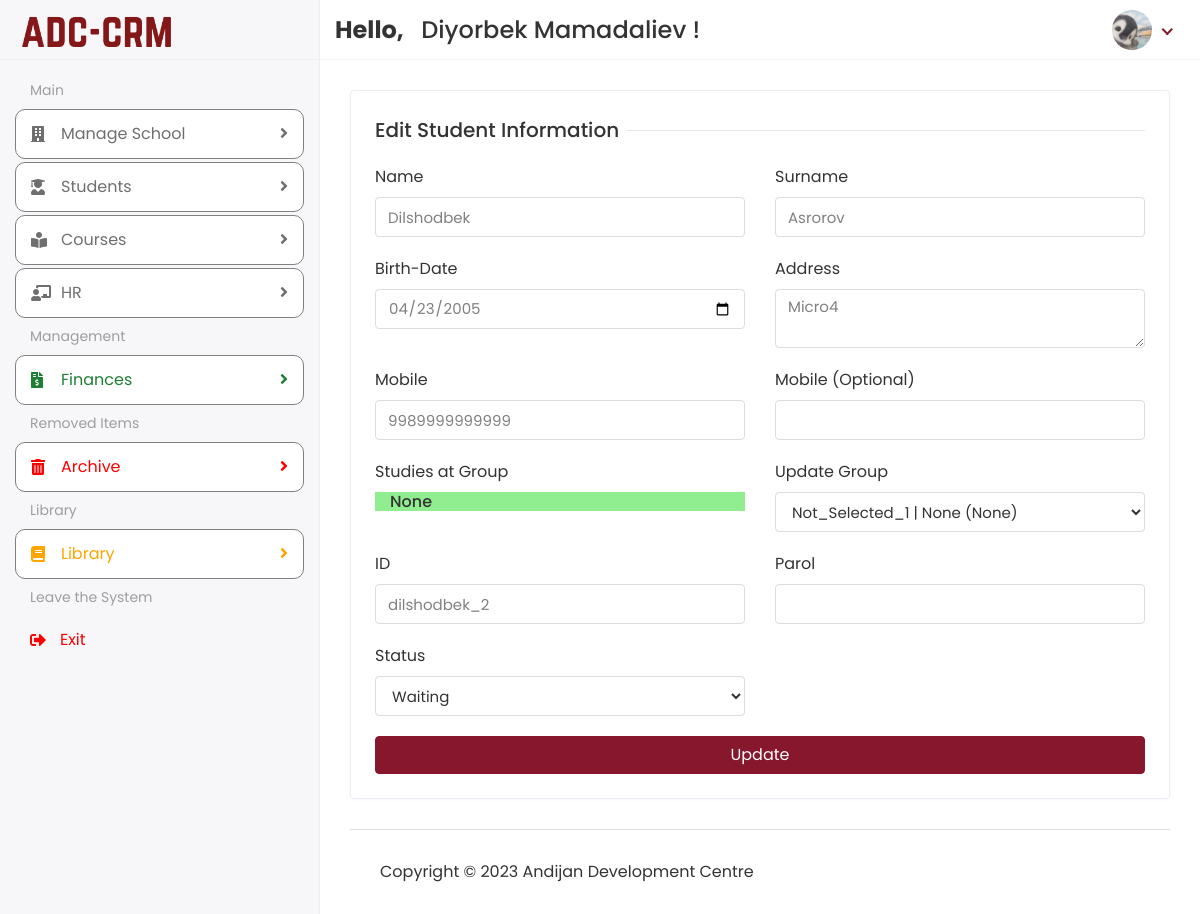
The page /Hod/Student/Edit/1 (signed in) on the database as committed earlier.
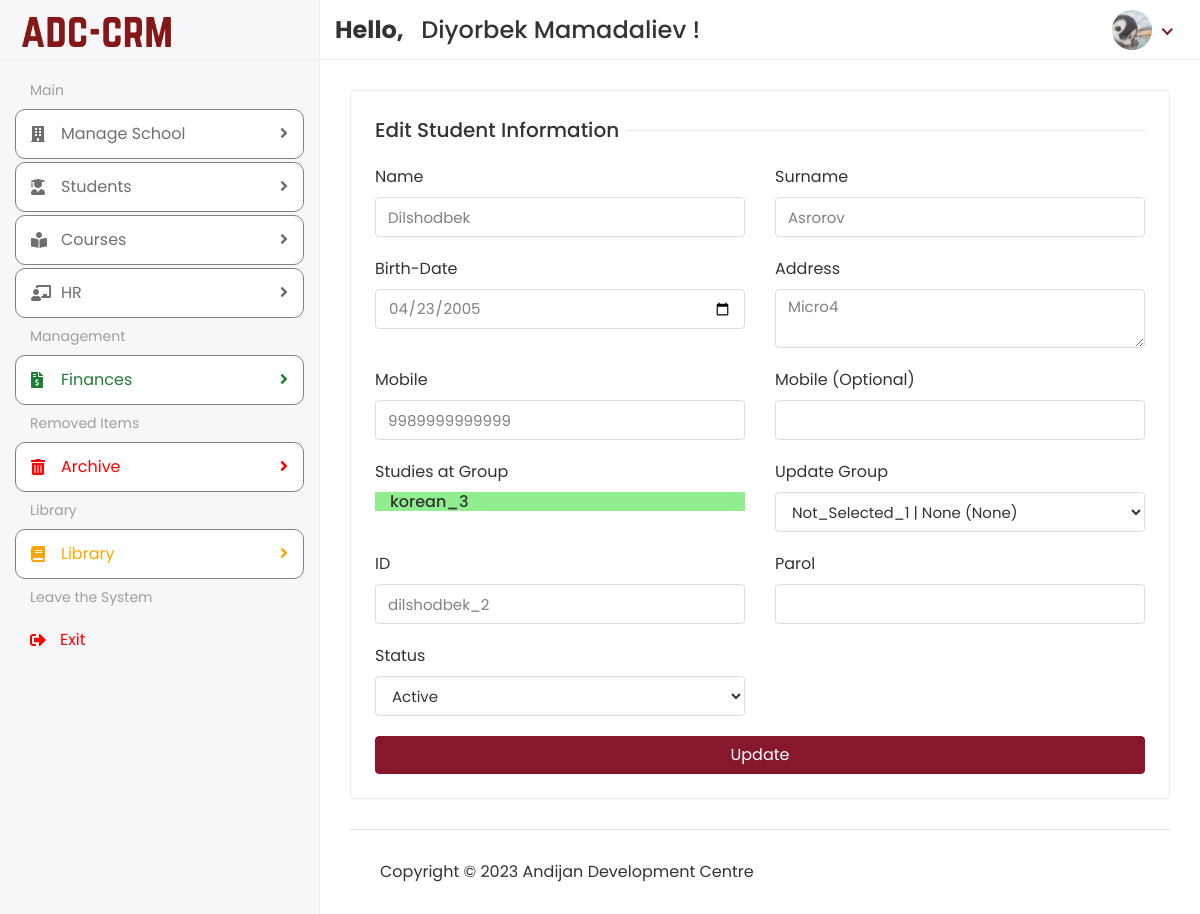
The same page on the database as committed later.
### app/models.py (models this page shows, shortened)
class Student(models.Model):
    admin = models.OneToOneField(customUser, on_delete=models.CASCADE)
    mobile = models.CharField(max_length=14)
    mobiletwo = models.CharField(max_length=14)
    preferred_course = models.CharField(max_length=30, blank=True, null=True)
    preferred_level = models.CharField(max_length=30, blank=True, null=True)
    preferred_days = models.CharField(max_length=30, blank=True, null=True)
    preferred_time = models.CharField(max_length=30, blank=True, null=True)
    last_payment = models.ForeignKey(
        'Payments',
        on_delete=models.SET_NULL,
        blank=True,
        null=True,
        related_name='last_payment_for_student',
        help_text='Last payment made by the student',
    )
    address = models.CharField(max_length=150, blank=True, null=True)
    course_id = models.ForeignKey(Course, on_delete=models.DO_NOTHING, blank=True, null=True)
    birth_date = models.DateTimeField()
    status = models.CharField(max_length=20, blank=True, null=True)
    branch = models.ForeignKey('Branch', on_delete=models.SET_NULL, blank=True, null=True)
    created_at = models.DateTimeField(auto_now_add=True)
    updated_at = models.DateTimeField(auto_now_add=True)

class Course(models.Model):
    subject = models.CharField(max_length=100)
    level = models.CharField(max_length=150)
    branch = models.ForeignKey('Branch', on_delete=models.SET_NULL, blank=True, null=True)
    username = models.CharField(max_length=50, blank=True, null=True)
    teacher_id = models.ForeignKey(Staff, on_delete=models.DO_NOTHING, blank=True, null=True)
    status = models.CharField(max_length=30, blank=True, null=True)
    days = models.CharField(max_length=25, blank=True, null=True)
    hours = models.CharField(max_length=25, blank=True, null=True)
    created_at = models.DateTimeField(auto_now_add=True)
    updated_at = models.DateTimeField(auto_now=True)  # Updated

class customUser(AbstractUser):
    USER = (
        (1, 'HOD'),
        (3, 'STUDENT'),
    )
    user_type = models.CharField(choices=USER, max_length=50, default=1)
    profile_pic = models.ImageField(upload_to='media/profile_pic',blank=True, null=True)

### ADC_school_project/Hod_Views.py (the view)
# urls.py: path('Hod/Student/Edit/<str:id>', Hod_Views.EDIT_STUDENT, name="edit_student"),
@login_required(login_url='/')
def EDIT_STUDENT(request, id):
    student = Student.objects.filter(id=id)
    course = Course.objects.all()
    context = {
        'student': student,
        'course': course,
    }
    return render(request, 'Hod/edit_student.html', context)

### templates/Hod/edit_student.html (shortened to what the changed rows need)
{% extends 'base.html' %}
{% block content %}
    <div class="row">
                  <div class="col-sm-12">
                     <div class="card">
                        <div class="card-body">
                           <form method="post"action="{% url 'update_student' %}" enctype="multipart/form-data">
                              <div class="row">
                                 <div class="col-12 col-sm-6">
                                    <div class="form-group">
                                       <label>Name</label>
                                       <input type="text" style="color: gray" class="form-control" name="first_name" value="{% for i in student %}{{ i.admin.first_name }}{% endfor %}">
                                    </div>
                                 </div>
                                 <div class="col-12 col-sm-6">
                                    <div class="form-group">
                                       <label>Surname</label>
                                       <input type="text" style="color: gray" class="form-control" name="last_name" value="{% for i in student %}{{ i.admin.last_name }}{% endfor %}">
                                    </div>
                                 </div>
                              <div class="col-12 col-sm-6">
                                    <div class="form-group">
                                       <div>
                                          <input type="date" style="color: gray" class="form-control" name="date_of_birth" value="{% for i in student %}{{ i.birth_date|date:'Y-m-d' }}{% endfor %}">
                                       </div>
                                    </div>
                                 </div>
                              <div class="col-12 col-sm-6">
                                    <div class="form-group">
                                       <label>Address</label>
                                       <textarea class="form-control" style="color: gray" name="address">{% for i in student %}{{ i.address }}{% endfor %}</textarea>
                                    </div>
                                 </div>
                              <div class="col-12 col-sm-6">
                                    <div class="form-group">
                                       <label>Mobile</label>
                                       <input type="text" style="color: gray" class="form-control" name="mobile" value="{% for i in student %}{{ i.mobile }}{% endfor %}">
                                    </div>
                                 </div>
                              <div class="col-12 col-sm-6">
                              <div class="container-fluid" style="background-color: lightgreen">
                                    <h6>{% for i in student %}{{ i.course_id.username }}{% endfor %}</h6>
                              </div>
                                 </div>
                                  <div class="col-12 col-sm-6">
                                    <div class="form-group">
                                       <label>ID</label>
                                       <input type="text" style="color: gray" class="form-control" name="username" value="{% for i in student %}{{ i.admin.username }}{% endfor %}">
                                    </div>
                                 </div>
                              <div class="col-12 col-sm-6">
                                    <div class="form-group">
                                        <label>Status</label>
                                        <select class="form-control" name="status">
                                            {% for i in student %}
                                            <option value="{{ i.status }}">{{ i.status }}</option>
                                            {% endfor %}
                                        </select>
                                    </div>
                                </div>
                              </div>
                           </form>
                        </div>
                     </div>
                  </div>
               </div>
{% endblock %}

Rows that differ between the two databases and show on the page:
changed Student "Micro4": course_id.username "None" → "korean_3"
Other text that changed with them:
form field status: "Waiting" → "Active"
